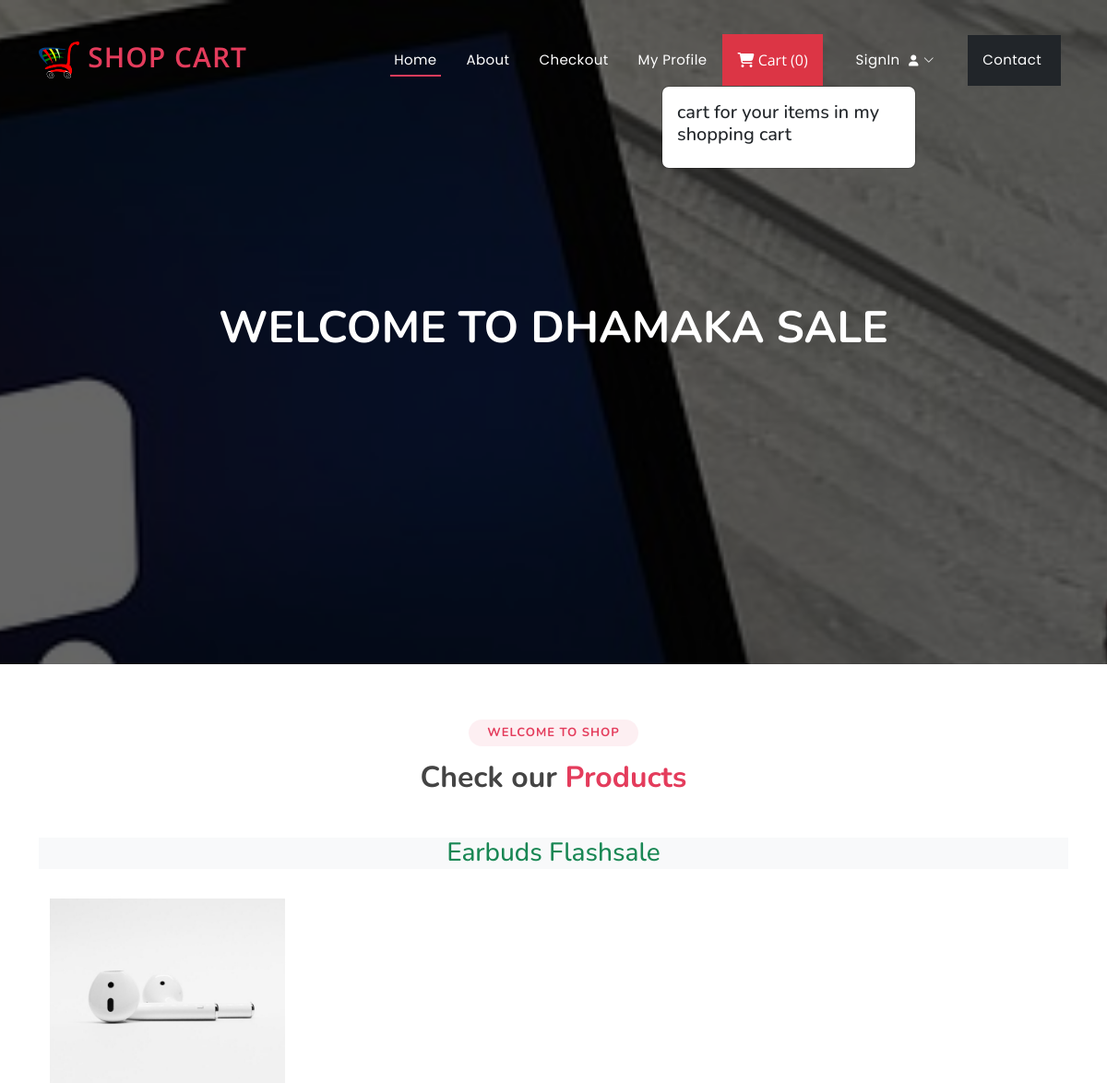
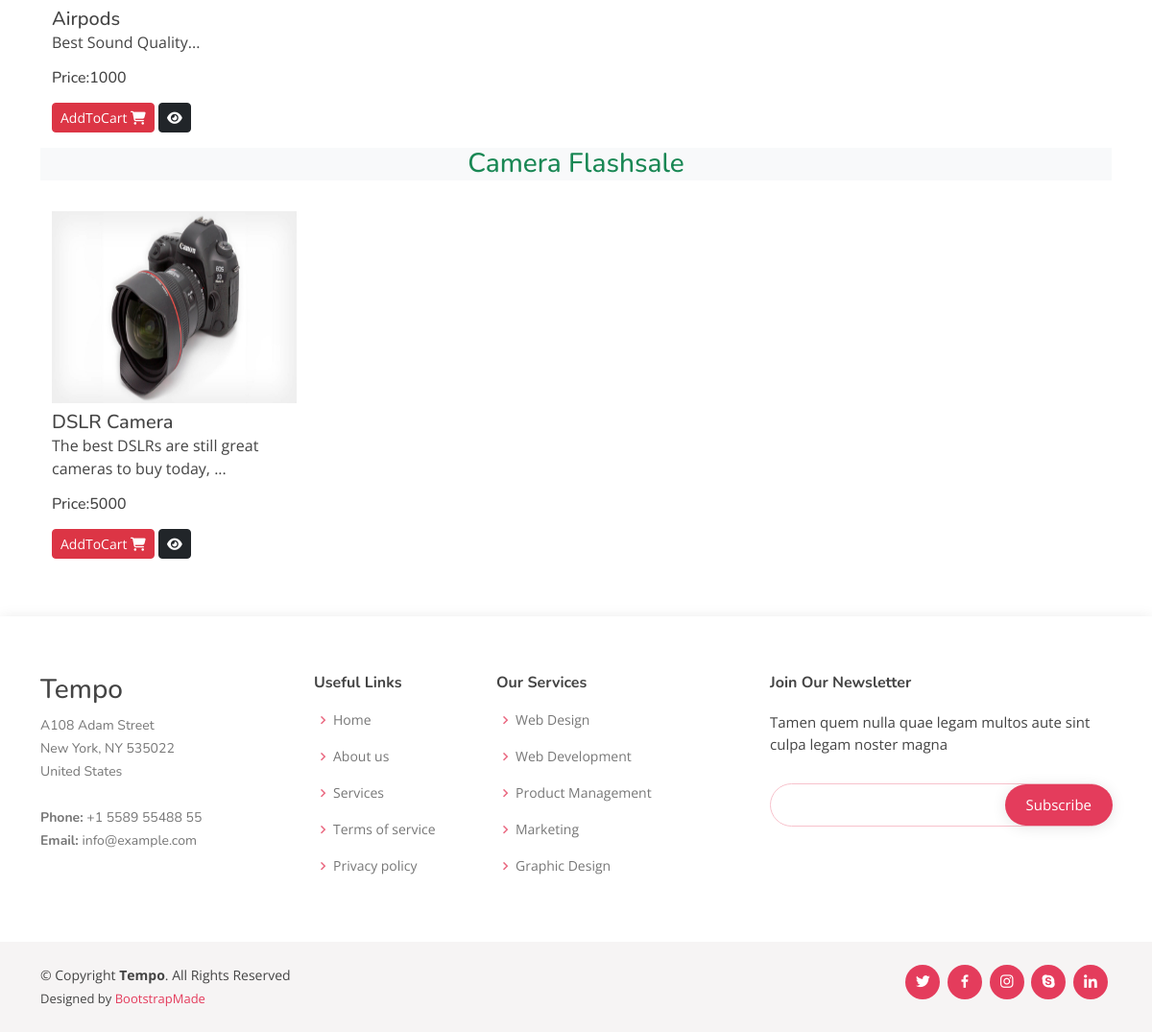
The page / on the database its author committed (2 pictures, top to bottom).
### ecommerceapp/models.py (models this page shows, shortened)
class Product(models.Model):
    product_id = models.AutoField
    product_name = models.CharField(max_length=100)
    category = models.CharField(max_length=100, default="")
    subcategory = models.CharField(max_length=50, default="")
    price = models.IntegerField(default=0)
    desc = models.CharField(max_length=300)
    image = models.ImageField(upload_to='images/images')

### ecommerceapp/views.py (the view)
# urls.py: path('',views.index,name="index"),
def index(request):
    allProds = []
    catprods = Product.objects.values('category','id')
    print(catprods)
    cats = {item['category'] for item in catprods}
    for cat in cats:
        prod= Product.objects.filter(category=cat)
        n=len(prod)
        nSlides = n // 4 + ceil((n / 4) - (n // 4))
        allProds.append([prod, range(1, nSlides), nSlides])
    params= {'allProds':allProds}
    return render(request,"index.html",params)

### templates/index.html (shortened to what this page needs)
{% extends 'base.html' %}
{% block content %}
<h1>Welcome to Dhamaka Sale</h1>
{% endblock content %}
{% block body %}
{% load static %}
<section id="portfolio" class="portfolio">
  <div class="container">
    <div class="section-title">
      <h2>Welcome to Shop</h2>
      <h3>Check our <span>Products</span></h3>
    </div>
    {% for product, range, nSlides in allProds %}
    <h3 class="my-3 text-center text-success bg-light">
      {{product.0.category}} Flashsale
    </h3>
    <div class="container">
      <div class="row">
        {% for i in product %}
        <div class="col-md-3 mt-3">
          <img src="/media/{{i.image}}" class="card-img-top" alt="not found" height="200px" width="150px" />
          <div class="card-body">
            <h5 class="card-title mt-2" id="namepr{{i.id}}">{{i.product_name}}</h5>
            <p class="card-text">{{i.desc|slice:"0:53"}}...</p>
            <h6 class="card-title mb-3">
              Price:<span id="pricepr{{i.id}}">{{i.price}}</span>
            </h6>
            <span id="divpr{{i.id}}" class="divpr">
              <button id="pr{{i.id}}" class="btn btn-danger cart btn-sm mt-0">
                AddToCart <i class="fa-solid fa-cart-shopping"></i>
              </button>
            </span>
            <a href="/media/{{i.image}}">
              <button class="btn btn-dark btn-sm cart"><i class="fa-solid fa-eye"></i></button></a
            >
          </div>
        </div>
        {% endfor %}
      </div>
    </div>
    {% endfor %}
  </div>
</section>
{% endblock body %}

### static/assets/css/style.css (style rules this page uses)
body { font-family: "Open Sans", sans-serif; color: #444444; }
a { color: #e43c5c; text-decoration: none; }
h1, h2, h3, h4, h5, h6 { font-family: "Nunito", sans-serif; }
#hero h1 { margin: 0 0 10px 0; font-size: 48px; font-weight: 700; line-height: 56px; text-transform: uppercase; color: #fff; }
section { padding: 60px 0; overflow: hidden; }
.section-title { text-align: center; padding-bottom: 30px; }
.section-title h2 { font-size: 13px; letter-spacing: 1px; font-weight: 700; padding: 8px 20px; line-height: 1; margin: 0; background: #fdeff2; color: #e43c5c; display: inline-block; text-transform: uppercase; border-radius: 50px; }
.section-title h3 { margin: 15px 0 0 0; font-size: 32px; font-weight: 700; }
.section-title h3 span { color: #e43c5c; }

### rows shown on the page
Product: category "Earbuds", image (picture), product_name "Airpods", desc "Best Sound Quality", price "1000"
Product: category "Camera", image (picture), product_name "DSLR Camera", desc "The best DSLRs are still great cameras to buy today,", price "5000"
